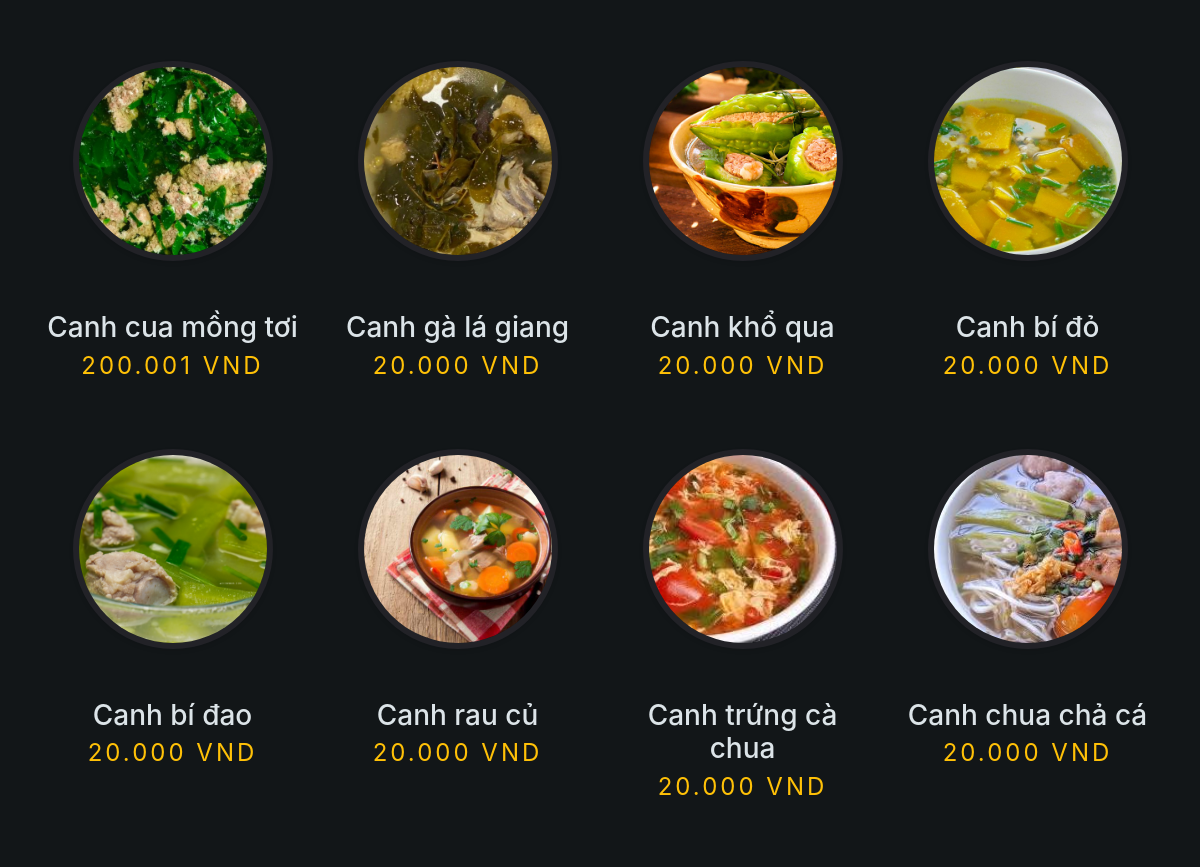
Before: / (middle part) with the older database file.
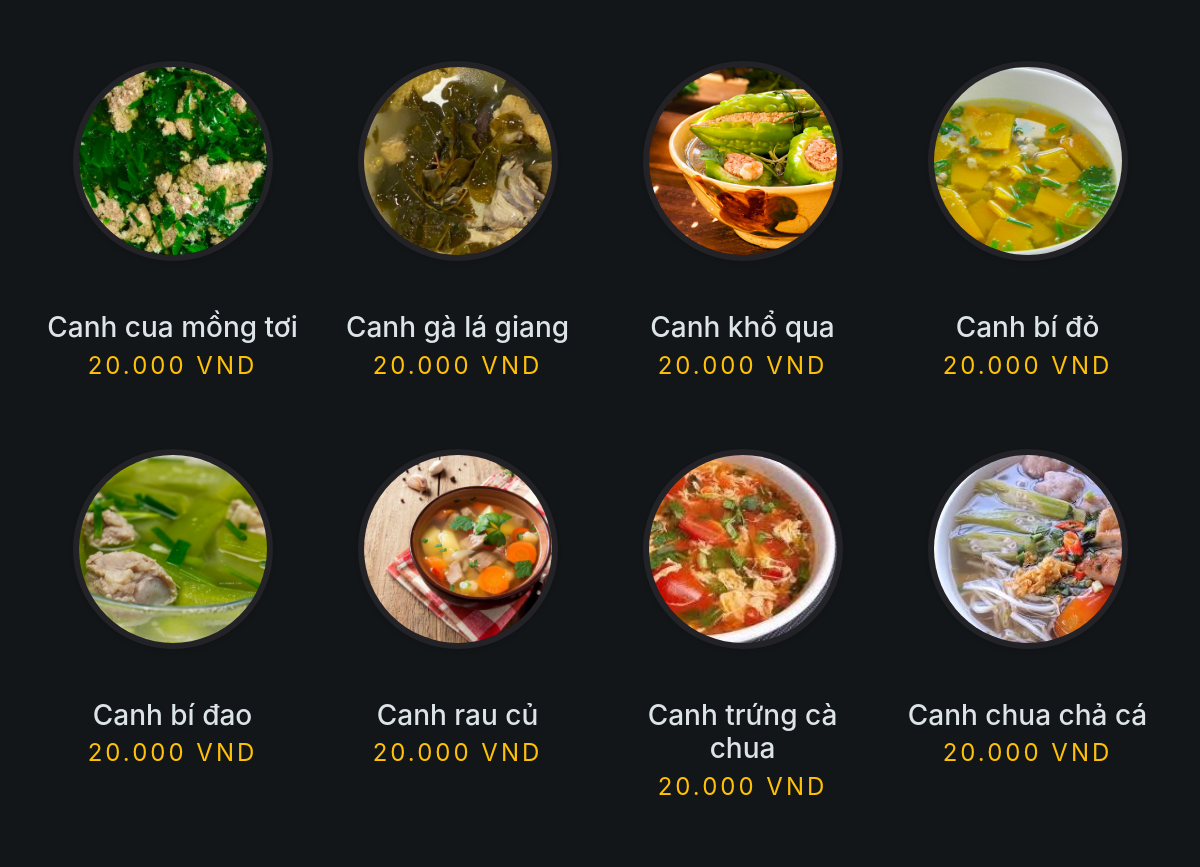
After: the same page with the newer database file.
### tables this page shows
CREATE TABLE `monan` (
  `id_monan` int(2) NOT NULL,
  `tenmonan` varchar(50) NOT NULL,
  `mota` varchar(300) NOT NULL,
  `hinhanh` varchar(150) NOT NULL,
  `gia` int(11) NOT NULL,
  `id_loaimonan` int(2) NOT NULL
);

### View/vindex.php (the view, shortened to what this page needs)
<?php
include("Controller/cMonan.php");
?>
	<section class="our_menus" id="menus">
		<div class="container">
			<div class="menus_tabs">
						<?php
	                        $stmt = $con->prepare("Select * from loaimonan");
	                        $stmt->execute();
	                        $rows = $stmt->fetchAll();
						?>
				<div class="menus_tab">
					<?php
                        $stmt = $con->prepare("Select * from loaimonan");
                        $stmt->execute();
                        $rows = $stmt->fetchAll();
                        $i = 0;
                        foreach($rows as $row)
                        {
                            if($i == 0)
                            {
                                echo '<div class="menu_item  tab_category_content" id="'.str_replace(' ', '', $row['tenloaimonan']).'" style=display:block>';
                                    $stmt_menus = $con->prepare("Select * from monan where id_loaimonan = ?");
                                    $stmt_menus->execute(array($row['id_loaimonan']) );
                                    $rows_menus = $stmt_menus->fetchAll();
                                    echo "<div class='row'>";
	                                    foreach($rows_menus as $menu)
	                                    {
	                                        ?>
	                                            <div class="col-md-4 col-lg-3 menu-column">
													<a href="?act=menus">
	                                                <div class="thumbnail" style="cursor:pointer">
	                                                    <?php $source = "Design/image/".$menu['hinhanh']; ?>
	                                                    <div class="menu-image">
													        <div class="image-preview">
													            <div style="background-image: url('<?php echo $source; ?>');"></div>
													        </div>
													    </div>
													</a>
	                                                    <div class="caption">
	                                                        <h3>
	                                                            <?php echo $menu['tenmonan'];?>
	                                                        </h3>
	                                                        <span class="menu_price text-warning" >
	                                                        	<?php echo number_format($menu['gia'], 0, ',', '.') . " VND"; ?>
	                                                        </span>
	                                                    </div>
													</div>
	                                            </div>
	                                        <?php
	                                    }
                            }
                            $i++;
                        }
                    ?>
	</section>

Changed rows visible on the page:
changed monan "Canh cua mồng tơi": gia "200.001" → "20.000"
